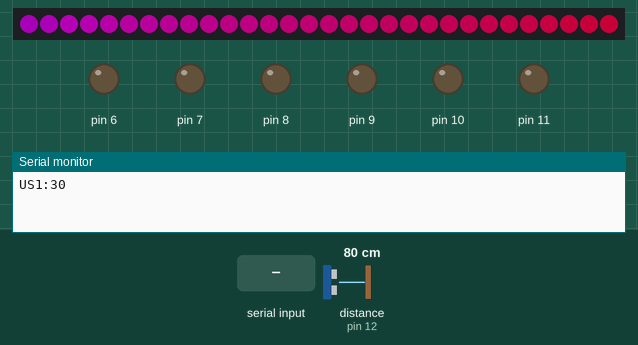
Simulated run of this sketch. Board: Arduino Uno, built with avr-gcc and run on an emulated ATmega328P. Shown: 30 RGB LEDs in strip order, left to right, output pins drawn as LEDs (lit = HIGH), the last lines printed to the serial monitor. Wiring (inferred from the names in the program): ultrasonic range finder: trigger pin 13; echo pin 12. The inputs (shaded band) are chosen by the test bench; at power-on: distance to the obstacle (sensor on pin 12) 80 cm. The echo pulse lasts 58.3 µs per cm; dim RGB values are drawn brighter than linear; pins used as bus, display or sensor lines are not drawn.

Above: at 4.2 s.
4.3 s: distance to the obstacle (sensor on pin 12) set to 9 cm
At 4.65 s:
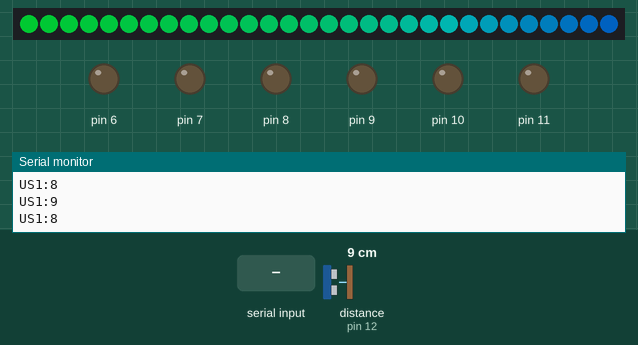
6.9 s: distance to the obstacle (sensor on pin 12) set to 2 cm
At 7.35 s:
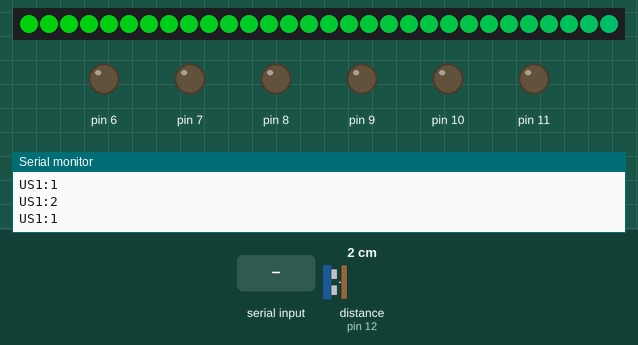
9.9 s: "1" received over Serial
At 10.06 s:
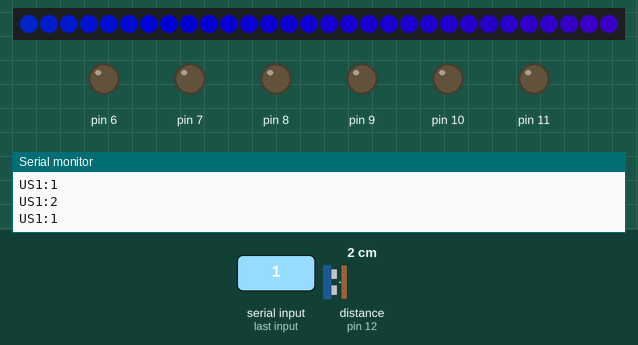
12.9 s: distance to the obstacle (sensor on pin 12) set to 18 cm
At 13.07 s:
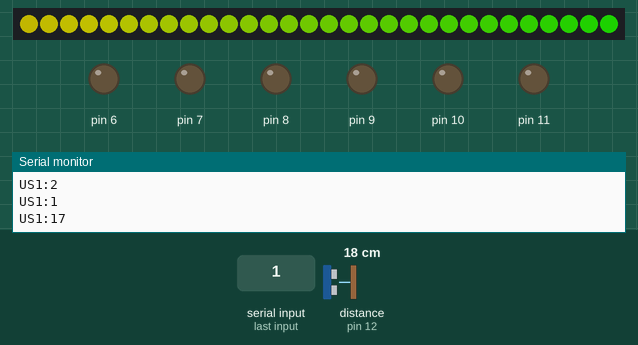
15.9 s: distance to the obstacle (sensor on pin 12) set to 35 cm
At 16.08 s:
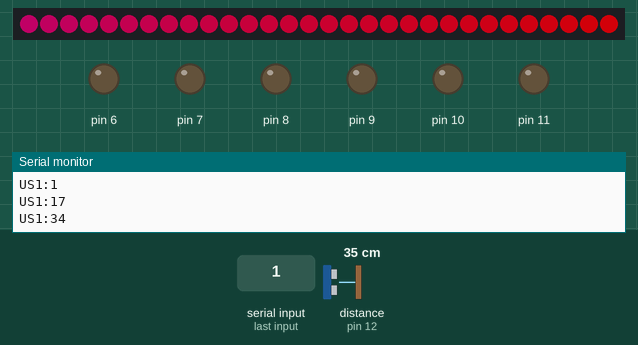
18.9 s: distance to the obstacle (sensor on pin 12) set to 60 cm
At 20.0 s:
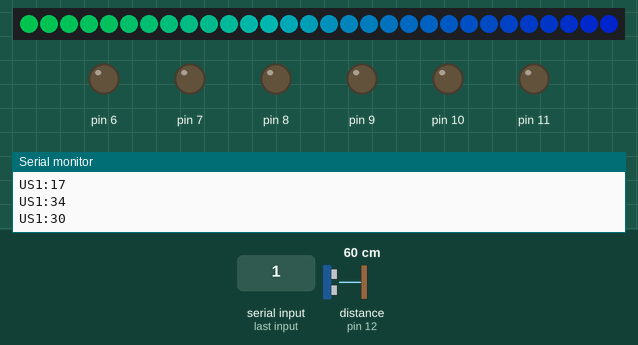
Timing chart, 0 to 21.9 s (numbered marks = the images above; inputs shaded):
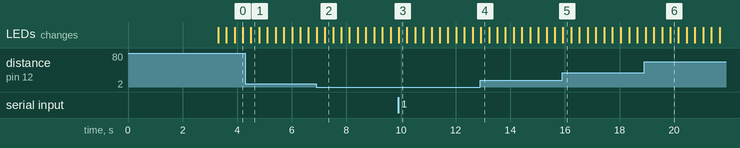

The sketch:

main.ino
```cpp
#include "parts/Ultrasound.cpp"
#include "parts/EngineController.cpp"
#include "parts/LedStrip.cpp"
#include "FastRunningMedian.h"

#ifndef digitalPinToInterrupt
inline unsigned char  digitalPinToInterrupt(unsigned char Interrupt_pin) { return Interrupt_pin; } //This isn't included in the stm32duino libs (yet)
#endif
#ifndef portOutputRegister
#define portOutputRegister(port) (volatile byte *)( &(port->regs->ODR) ) //These are defined in STM32F1/variants/generic_stm32f103c/variant.h but return a non byte* value
#endif
#ifndef portInputRegister
#define portInputRegister(port) (volatile byte *)( &(port->regs->IDR) ) //These are defined in STM32F1/variants/generic_stm32f103c/variant.h but return a non byte* value
#endif

#define ENC_A 5
#define ENC_B 4

Ultrasound *ultrasound1;
int lastUs1Value;
FastRunningMedian<unsigned int,5,30> us1Median;
EngineController& engineController = EngineController::instance();

// const long BAUD_RATE = 115200;  // 9600 for debug
const long BAUD_RATE = 57600;  // 9600 for debug

const int US_TRIGGER_PIN = 13;
const int US_ECHO_PIN = 12;

void setup()
{
  delay(3000); // power-up safety delay
  Serial.begin(BAUD_RATE);

  ultrasound1 = new Ultrasound(US_TRIGGER_PIN, US_ECHO_PIN);
  ultrasound1->setup();
  engineController.setup();

  // Setup the encoders
  pinMode(ENC_A, INPUT);
  pinMode(ENC_B, INPUT);
  attachInterrupt(digitalPinToInterrupt(ENC_A), EngineController::isrEncoderA, FALLING);
  attachInterrupt(digitalPinToInterrupt(ENC_B), EngineController::isrEncoderB, FALLING);

  initLedStrip();
}

void sendEvent(String name, int value)
{
  Serial.print(name);
  Serial.print(":");
  Serial.println(value);
  Serial.flush(); // Experimental
}

void loop()
{
  // Read sensors
  us1Median.addValue(ultrasound1->getDistance());
  int us1Distance = us1Median.getMedian();

  // Send events
  if (lastUs1Value != us1Distance) {
    lastUs1Value = us1Distance;
    sendEvent("US1", us1Distance);
  }

  // Commands
  char* command = engineController.readLine();

  // EngineController
  if (command[0] != '\0') {
    engineController.executeCommand(command);
  } else {
    engineController.continueCommand();
  }

  // LedsController
  refreshLeds(command);

  // Free command
  free(command);
}
```

FastRunningMedian.h
```cpp
#ifndef FastRunningMedian_h
#define FastRunningMedian_h

//
// Released to the public domain
//
// Remarks:
// This is a lean but fast version.
// Initially, the buffer is filled with a "default_value". To get real median values
// you have to fill the object with N values, where N is the size of the sliding window.
// For example: for(int i=0; i < 32; i++) myMedian.addValue(readSensor());
//
// Constructor:
// FastRunningMedian<datatype_of_content, size_of_sliding_window, default_value>
// maximim size_of_sliding_window is 255
// Methods:
// addValue(val) adds a new value to the buffers (and kicks the oldest)
// getMedian() returns the current median value
//
//
// Usage:
// #include "FastRunningMedian.h"
// FastRunningMedian<unsigned int,32, 0> myMedian;
// ....
// myMedian.addValue(value); // adds a value
// m = myMedian.getMedian(); // retieves the median
//

#include <inttypes.h>

template <typename T, uint8_t N, T default_value> class FastRunningMedian {

public:
	FastRunningMedian() {
		_buffer_ptr = N;
		_window_size = N;
		_median_ptr = N/2;

		// Init buffers
		uint8_t i = _window_size;
		while( i > 0 ) {
			i--;
			_inbuffer[i] = default_value;
			_sortbuffer[i] = default_value;
		}
	};

	T getMedian() {
		// buffers are always sorted.
		return _sortbuffer[_median_ptr];
	}


	void addValue(T new_value) {
		// comparision with 0 is fast, so we decrement _buffer_ptr
		if (_buffer_ptr == 0)
			_buffer_ptr = _window_size;

		_buffer_ptr--;

		T old_value = _inbuffer[_buffer_ptr]; // retrieve the old value to be replaced
		if (new_value == old_value) 		  // if the value is unchanged, do nothing
			return;

		_inbuffer[_buffer_ptr] = new_value;  // fill the new value in the cyclic buffer

		// search the old_value in the sorted buffer
		uint8_t i = _window_size;
		while(i > 0) {
			i--;
			if (old_value == _sortbuffer[i])
				break;
		}

		// i is the index of the old_value in the sorted buffer
		_sortbuffer[i] = new_value; // replace the value

		// the sortbuffer is always sorted, except the [i]-element..
		if (new_value > old_value) {
			//  if the new value is bigger than the old one, make a bubble sort upwards
			for(uint8_t p=i, q=i+1; q < _window_size; p++, q++) {
				// bubble sort step
				if (_sortbuffer[p] > _sortbuffer[q]) {
					T tmp = _sortbuffer[p];
					_sortbuffer[p] = _sortbuffer[q];
					_sortbuffer[q] = tmp;
				} else {
					// done ! - found the right place
					return;
				}
			}
		} else {
			// else new_value is smaller than the old one, bubble downwards
			for(int p=i-1, q=i; q > 0; p--, q--) {
				if (_sortbuffer[p] > _sortbuffer[q]) {
					T tmp = _sortbuffer[p];
					_sortbuffer[p] = _sortbuffer[q];
					_sortbuffer[q] = tmp;
				} else {
					// done !
					return;
				}
			}
		}
	}

private:
	// Pointer to the last added element in _inbuffer
	uint8_t _buffer_ptr;
	// sliding window size
	uint8_t _window_size;
	// position of the median value in _sortbuffer
	uint8_t _median_ptr;

	// cyclic buffer for incoming values
	T _inbuffer[N];
	// sorted buffer
	T _sortbuffer[N];
};

#endif
// --- END OF FILE ---
```

EngineController.h
```cpp
#ifndef INC_ENGINECONTROLLER_H
#define INC_ENGINECONTROLLER_H

struct Command {
  int opCode;
  char parameters[10][30];
} command;

class EngineController {
  public:
    void setup();
    char* readLine();
    void executeCommand(char* str);
    void continueCommand();
    static EngineController& instance();
    static void isrEncoderA();
    static void isrEncoderB();
  protected:
    void upCounterA();
    void upCounterB();
  private:
    EngineController(){
      counterA = 0;
      counterB = 0;
    };
    EngineController(const EngineController&){};
    EngineController& operator=(const EngineController&){};

    unsigned long endTimestamp;
    uint8_t temblequeDirection;
    unsigned long temblequeEndTimestamp;
    Command parseCommand(char* command);
    int parseParameter(char* parameter);
    void processCommand(Command command);
    void stopEverything();
    void setTemblequeEndTimestamp();
    void performTembleque();
    void resetCounters();
    Command command;
    int counterA;
    int counterB;
};

#endif
```

Ultrasound.h
```cpp
#ifndef INC_ULTRASOUND_H
#define INC_ULTRASOUND_H

class Ultrasound
{
  public:
    Ultrasound(int _triggerPin, int _echoPin);
    ~Ultrasound();
    void setup();
    int getDistance();
  private:
    int triggerPin;
    int echoPin;
};

#endif
```

Measured:
- after the input at 4.3 s, the LEDs: change after 0.20 s (image 1)
- after the input at 6.9 s, the LEDs: first differ from a run without the input after 0.31 s (image 2)
- after the input at 15.9 s, the LEDs: change at once (image 5)
